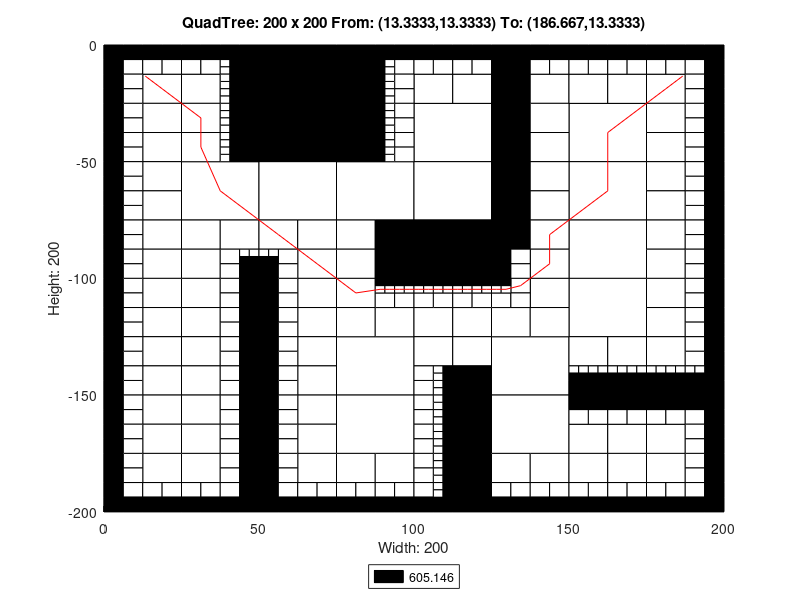

This chart was generated by the following MATLAB code:
axis([0 200 -200 0]);
title('QuadTree: 200 x 200 From: (13.3333,13.3333) To: (186.667,13.3333)');
xlabel('Width: 200');
ylabel('Height: 200');
rectangle('Position',[50 -25 25 25], 'FaceColor',[0 0 0]);
rectangle('Position',[50 -50 25 25], 'FaceColor',[0 0 0]);
rectangle('Position',[25 -75 25 25], 'FaceColor',[1 1 1]);
rectangle('Position',[50 -75 25 25], 'FaceColor',[1 1 1]);
rectangle('Position',[75 -75 25 25], 'FaceColor',[1 1 1]);
rectangle('Position',[100 -50 25 25], 'FaceColor',[1 1 1]);
rectangle('Position',[150 -50 25 25], 'FaceColor',[1 1 1]);
rectangle('Position',[100 -75 25 25], 'FaceColor',[1 1 1]);
rectangle('Position',[100 -100 25 25], 'FaceColor',[0 0 0]);
rectangle('Position',[150 -75 25 25], 'FaceColor',[1 1 1]);
rectangle('Position',[150 -100 25 25], 'FaceColor',[1 1 1]);
rectangle('Position',[75 -150 25 25], 'FaceColor',[1 1 1]);
rectangle('Position',[75 -175 25 25], 'FaceColor',[1 1 1]);
rectangle('Position',[125 -150 25 25], 'FaceColor',[1 1 1]);
rectangle('Position',[150 -125 25 25], 'FaceColor',[1 1 1]);
rectangle('Position',[125 -175 25 25], 'FaceColor',[1 1 1]);
rectangle('Position',[12.5 -25 12.5 12.5], 'FaceColor',[1 1 1]);
rectangle('Position',[25 -25 12.5 12.5], 'FaceColor',[1 1 1]);
rectangle('Position',[12.5 -37.5 12.5 12.5], 'FaceColor',[1 1 1]);
rectangle('Position',[12.5 -50 12.5 12.5], 'FaceColor',[1 1 1]);
rectangle('Position',[25 -37.5 12.5 12.5], 'FaceColor',[1 1 1]);
rectangle('Position',[25 -50 12.5 12.5], 'FaceColor',[1 1 1]);
rectangle('Position',[75 -12.5 12.5 12.5], 'FaceColor',[0 0 0]);
rectangle('Position',[75 -25 12.5 12.5], 'FaceColor',[0 0 0]);
rectangle('Position',[75 -37.5 12.5 12.5], 'FaceColor',[0 0 0]);
rectangle('Position',[75 -50 12.5 12.5], 'FaceColor',[0 0 0]);
rectangle('Position',[12.5 -62.5 12.5 12.5], 'FaceColor',[1 1 1]);
rectangle('Position',[12.5 -75 12.5 12.5], 'FaceColor',[1 1 1]);
rectangle('Position',[12.5 -87.5 12.5 12.5], 'FaceColor',[1 1 1]);
rectangle('Position',[12.5 -100 12.5 12.5], 'FaceColor',[1 1 1]);
rectangle('Position',[25 -87.5 12.5 12.5], 'FaceColor',[1 1 1]);
rectangle('Position',[37.5 -87.5 12.5 12.5], 'FaceColor',[1 1 1]);
rectangle('Position',[25 -100 12.5 12.5], 'FaceColor',[1 1 1]);
rectangle('Position',[50 -87.5 12.5 12.5], 'FaceColor',[1 1 1]);
rectangle('Position',[62.5 -87.5 12.5 12.5], 'FaceColor',[1 1 1]);
rectangle('Position',[62.5 -100 12.5 12.5], 'FaceColor',[1 1 1]);
rectangle('Position',[75 -87.5 12.5 12.5], 'FaceColor',[1 1 1]);
rectangle('Position',[87.5 -87.5 12.5 12.5], 'FaceColor',[0 0 0]);
rectangle('Position',[75 -100 12.5 12.5], 'FaceColor',[1 1 1]);
rectangle('Position',[87.5 -100 12.5 12.5], 'FaceColor',[0 0 0]);
rectangle('Position',[100 -25 12.5 12.5], 'FaceColor',[1 1 1]);
rectangle('Position',[112.5 -25 12.5 12.5], 'FaceColor',[1 1 1]);
rectangle('Position',[125 -12.5 12.5 12.5], 'FaceColor',[0 0 0]);
rectangle('Position',[125 -25 12.5 12.5], 'FaceColor',[0 0 0]);
rectangle('Position',[137.5 -25 12.5 12.5], 'FaceColor',[1 1 1]);
rectangle('Position',[125 -37.5 12.5 12.5], 'FaceColor',[0 0 0]);
rectangle('Position',[137.5 -37.5 12.5 12.5], 'FaceColor',[1 1 1]);
rectangle('Position',[125 -50 12.5 12.5], 'FaceColor',[0 0 0]);
rectangle('Position',[137.5 -50 12.5 12.5], 'FaceColor',[1 1 1]);
rectangle('Position',[150 -25 12.5 12.5], 'FaceColor',[1 1 1]);
rectangle('Position',[162.5 -25 12.5 12.5], 'FaceColor',[1 1 1]);
rectangle('Position',[175 -25 12.5 12.5], 'FaceColor',[1 1 1]);
rectangle('Position',[175 -37.5 12.5 12.5], 'FaceColor',[1 1 1]);
rectangle('Position',[175 -50 12.5 12.5], 'FaceColor',[1 1 1]);
rectangle('Position',[125 -62.5 12.5 12.5], 'FaceColor',[0 0 0]);
rectangle('Position',[137.5 -62.5 12.5 12.5], 'FaceColor',[1 1 1]);
rectangle('Position',[125 -75 12.5 12.5], 'FaceColor',[0 0 0]);
rectangle('Position',[137.5 -75 12.5 12.5], 'FaceColor',[1 1 1]);
rectangle('Position',[125 -87.5 12.5 12.5], 'FaceColor',[0 0 0]);
rectangle('Position',[137.5 -87.5 12.5 12.5], 'FaceColor',[1 1 1]);
rectangle('Position',[137.5 -100 12.5 12.5], 'FaceColor',[1 1 1]);
rectangle('Position',[175 -62.5 12.5 12.5], 'FaceColor',[1 1 1]);
rectangle('Position',[175 -75 12.5 12.5], 'FaceColor',[1 1 1]);
rectangle('Position',[175 -87.5 12.5 12.5], 'FaceColor',[1 1 1]);
rectangle('Position',[175 -100 12.5 12.5], 'FaceColor',[1 1 1]);
rectangle('Position',[12.5 -112.5 12.5 12.5], 'FaceColor',[1 1 1]);
rectangle('Position',[12.5 -125 12.5 12.5], 'FaceColor',[1 1 1]);
rectangle('Position',[25 -112.5 12.5 12.5], 'FaceColor',[1 1 1]);
rectangle('Position',[25 -125 12.5 12.5], 'FaceColor',[1 1 1]);
rectangle('Position',[12.5 -137.5 12.5 12.5], 'FaceColor',[1 1 1]);
rectangle('Position',[12.5 -150 12.5 12.5], 'FaceColor',[1 1 1]);
rectangle('Position',[25 -137.5 12.5 12.5], 'FaceColor',[1 1 1]);
rectangle('Position',[25 -150 12.5 12.5], 'FaceColor',[1 1 1]);
rectangle('Position',[62.5 -112.5 12.5 12.5], 'FaceColor',[1 1 1]);
rectangle('Position',[62.5 -125 12.5 12.5], 'FaceColor',[1 1 1]);
rectangle('Position',[75 -112.5 12.5 12.5], 'FaceColor',[1 1 1]);
rectangle('Position',[75 -125 12.5 12.5], 'FaceColor',[1 1 1]);
rectangle('Position',[87.5 -125 12.5 12.5], 'FaceColor',[1 1 1]);
rectangle('Position',[62.5 -137.5 12.5 12.5], 'FaceColor',[1 1 1]);
rectangle('Position',[62.5 -150 12.5 12.5], 'FaceColor',[1 1 1]);
rectangle('Position',[12.5 -162.5 12.5 12.5], 'FaceColor',[1 1 1]);
rectangle('Position',[12.5 -175 12.5 12.5], 'FaceColor',[1 1 1]);
rectangle('Position',[25 -162.5 12.5 12.5], 'FaceColor',[1 1 1]);
rectangle('Position',[25 -175 12.5 12.5], 'FaceColor',[1 1 1]);
rectangle('Position',[12.5 -187.5 12.5 12.5], 'FaceColor',[1 1 1]);
rectangle('Position',[25 -187.5 12.5 12.5], 'FaceColor',[1 1 1]);
rectangle('Position',[62.5 -162.5 12.5 12.5], 'FaceColor',[1 1 1]);
rectangle('Position',[62.5 -175 12.5 12.5], 'FaceColor',[1 1 1]);
rectangle('Position',[62.5 -187.5 12.5 12.5], 'FaceColor',[1 1 1]);
rectangle('Position',[75 -187.5 12.5 12.5], 'FaceColor',[1 1 1]);
rectangle('Position',[87.5 -187.5 12.5 12.5], 'FaceColor',[1 1 1]);
rectangle('Position',[100 -125 12.5 12.5], 'FaceColor',[1 1 1]);
rectangle('Position',[112.5 -125 12.5 12.5], 'FaceColor',[1 1 1]);
rectangle('Position',[137.5 -112.5 12.5 12.5], 'FaceColor',[1 1 1]);
rectangle('Position',[125 -125 12.5 12.5], 'FaceColor',[1 1 1]);
rectangle('Position',[137.5 -125 12.5 12.5], 'FaceColor',[1 1 1]);
rectangle('Position',[100 -137.5 12.5 12.5], 'FaceColor',[1 1 1]);
rectangle('Position',[112.5 -137.5 12.5 12.5], 'FaceColor',[1 1 1]);
rectangle('Position',[112.5 -150 12.5 12.5], 'FaceColor',[0 0 0]);
rectangle('Position',[175 -112.5 12.5 12.5], 'FaceColor',[1 1 1]);
rectangle('Position',[175 -125 12.5 12.5], 'FaceColor',[1 1 1]);
rectangle('Position',[150 -137.5 12.5 12.5], 'FaceColor',[1 1 1]);
rectangle('Position',[162.5 -137.5 12.5 12.5], 'FaceColor',[1 1 1]);
rectangle('Position',[175 -137.5 12.5 12.5], 'FaceColor',[1 1 1]);
rectangle('Position',[112.5 -162.5 12.5 12.5], 'FaceColor',[0 0 0]);
rectangle('Position',[112.5 -175 12.5 12.5], 'FaceColor',[0 0 0]);
rectangle('Position',[112.5 -187.5 12.5 12.5], 'FaceColor',[0 0 0]);
rectangle('Position',[112.5 -200 12.5 12.5], 'FaceColor',[0 0 0]);
rectangle('Position',[125 -187.5 12.5 12.5], 'FaceColor',[1 1 1]);
rectangle('Position',[137.5 -187.5 12.5 12.5], 'FaceColor',[1 1 1]);
rectangle('Position',[150 -175 12.5 12.5], 'FaceColor',[1 1 1]);
rectangle('Position',[162.5 -175 12.5 12.5], 'FaceColor',[1 1 1]);
rectangle('Position',[175 -175 12.5 12.5], 'FaceColor',[1 1 1]);
rectangle('Position',[150 -187.5 12.5 12.5], 'FaceColor',[1 1 1]);
rectangle('Position',[162.5 -187.5 12.5 12.5], 'FaceColor',[1 1 1]);
rectangle('Position',[175 -187.5 12.5 12.5], 'FaceColor',[1 1 1]);
rectangle('Position',[0 -6.25 6.25 6.25], 'FaceColor',[0 0 0]);
rectangle('Position',[6.25 -6.25 6.25 6.25], 'FaceColor',[0 0 0]);
rectangle('Position',[0 -12.5 6.25 6.25], 'FaceColor',[0 0 0]);
rectangle('Position',[6.25 -12.5 6.25 6.25], 'FaceColor',[1 1 1]);
rectangle('Position',[12.5 -6.25 6.25 6.25], 'FaceColor',[0 0 0]);
rectangle('Position',[18.75 -6.25 6.25 6.25], 'FaceColor',[0 0 0]);
rectangle('Position',[12.5 -12.5 6.25 6.25], 'FaceColor',[1 1 1]);
rectangle('Position',[18.75 -12.5 6.25 6.25], 'FaceColor',[1 1 1]);
rectangle('Position',[0 -18.75 6.25 6.25], 'FaceColor',[0 0 0]);
rectangle('Position',[6.25 -18.75 6.25 6.25], 'FaceColor',[1 1 1]);
rectangle('Position',[0 -25 6.25 6.25], 'FaceColor',[0 0 0]);
rectangle('Position',[6.25 -25 6.25 6.25], 'FaceColor',[1 1 1]);
rectangle('Position',[25 -6.25 6.25 6.25], 'FaceColor',[0 0 0]);
rectangle('Position',[31.25 -6.25 6.25 6.25], 'FaceColor',[0 0 0]);
rectangle('Position',[25 -12.5 6.25 6.25], 'FaceColor',[1 1 1]);
rectangle('Position',[31.25 -12.5 6.25 6.25], 'FaceColor',[1 1 1]);
rectangle('Position',[37.5 -6.25 6.25 6.25], 'FaceColor',[0 0 0]);
rectangle('Position',[43.75 -6.25 6.25 6.25], 'FaceColor',[0 0 0]);
rectangle('Position',[43.75 -12.5 6.25 6.25], 'FaceColor',[0 0 0]);
rectangle('Position',[43.75 -18.75 6.25 6.25], 'FaceColor',[0 0 0]);
rectangle('Position',[43.75 -25 6.25 6.25], 'FaceColor',[0 0 0]);
rectangle('Position',[0 -31.25 6.25 6.25], 'FaceColor',[0 0 0]);
rectangle('Position',[6.25 -31.25 6.25 6.25], 'FaceColor',[1 1 1]);
rectangle('Position',[0 -37.5 6.25 6.25], 'FaceColor',[0 0 0]);
rectangle('Position',[6.25 -37.5 6.25 6.25], 'FaceColor',[1 1 1]);
rectangle('Position',[0 -43.75 6.25 6.25], 'FaceColor',[0 0 0]);
rectangle('Position',[6.25 -43.75 6.25 6.25], 'FaceColor',[1 1 1]);
rectangle('Position',[0 -50 6.25 6.25], 'FaceColor',[0 0 0]);
rectangle('Position',[6.25 -50 6.25 6.25], 'FaceColor',[1 1 1]);
rectangle('Position',[43.75 -31.25 6.25 6.25], 'FaceColor',[0 0 0]);
rectangle('Position',[43.75 -37.5 6.25 6.25], 'FaceColor',[0 0 0]);
rectangle('Position',[43.75 -43.75 6.25 6.25], 'FaceColor',[0 0 0]);
rectangle('Position',[43.75 -50 6.25 6.25], 'FaceColor',[0 0 0]);
rectangle('Position',[87.5 -6.25 6.25 6.25], 'FaceColor',[0 0 0]);
rectangle('Position',[93.75 -6.25 6.25 6.25], 'FaceColor',[0 0 0]);
rectangle('Position',[93.75 -12.5 6.25 6.25], 'FaceColor',[1 1 1]);
rectangle('Position',[93.75 -18.75 6.25 6.25], 'FaceColor',[1 1 1]);
rectangle('Position',[93.75 -25 6.25 6.25], 'FaceColor',[1 1 1]);
rectangle('Position',[93.75 -31.25 6.25 6.25], 'FaceColor',[1 1 1]);
rectangle('Position',[93.75 -37.5 6.25 6.25], 'FaceColor',[1 1 1]);
rectangle('Position',[93.75 -43.75 6.25 6.25], 'FaceColor',[1 1 1]);
rectangle('Position',[93.75 -50 6.25 6.25], 'FaceColor',[1 1 1]);
rectangle('Position',[0 -56.25 6.25 6.25], 'FaceColor',[0 0 0]);
rectangle('Position',[6.25 -56.25 6.25 6.25], 'FaceColor',[1 1 1]);
rectangle('Position',[0 -62.5 6.25 6.25], 'FaceColor',[0 0 0]);
rectangle('Position',[6.25 -62.5 6.25 6.25], 'FaceColor',[1 1 1]);
rectangle('Position',[0 -68.75 6.25 6.25], 'FaceColor',[0 0 0]);
rectangle('Position',[6.25 -68.75 6.25 6.25], 'FaceColor',[1 1 1]);
rectangle('Position',[0 -75 6.25 6.25], 'FaceColor',[0 0 0]);
rectangle('Position',[6.25 -75 6.25 6.25], 'FaceColor',[1 1 1]);
rectangle('Position',[0 -81.25 6.25 6.25], 'FaceColor',[0 0 0]);
rectangle('Position',[6.25 -81.25 6.25 6.25], 'FaceColor',[1 1 1]);
rectangle('Position',[0 -87.5 6.25 6.25], 'FaceColor',[0 0 0]);
rectangle('Position',[6.25 -87.5 6.25 6.25], 'FaceColor',[1 1 1]);
rectangle('Position',[0 -93.75 6.25 6.25], 'FaceColor',[0 0 0]);
rectangle('Position',[6.25 -93.75 6.25 6.25], 'FaceColor',[1 1 1]);
rectangle('Position',[0 -100 6.25 6.25], 'FaceColor',[0 0 0]);
rectangle('Position',[6.25 -100 6.25 6.25], 'FaceColor',[1 1 1]);
rectangle('Position',[37.5 -93.75 6.25 6.25], 'FaceColor',[1 1 1]);
rectangle('Position',[37.5 -100 6.25 6.25], 'FaceColor',[1 1 1]);
rectangle('Position',[43.75 -100 6.25 6.25], 'FaceColor',[0 0 0]);
rectangle('Position',[56.25 -93.75 6.25 6.25], 'FaceColor',[1 1 1]);
rectangle('Position',[50 -100 6.25 6.25], 'FaceColor',[0 0 0]);
rectangle('Position',[56.25 -100 6.25 6.25], 'FaceColor',[1 1 1]);
rectangle('Position',[100 -6.25 6.25 6.25], 'FaceColor',[0 0 0]);
rectangle('Position',[106.25 -6.25 6.25 6.25], 'FaceColor',[0 0 0]);
rectangle('Position',[100 -12.5 6.25 6.25], 'FaceColor',[1 1 1]);
rectangle('Position',[106.25 -12.5 6.25 6.25], 'FaceColor',[1 1 1]);
rectangle('Position',[112.5 -6.25 6.25 6.25], 'FaceColor',[0 0 0]);
rectangle('Position',[118.75 -6.25 6.25 6.25], 'FaceColor',[0 0 0]);
rectangle('Position',[112.5 -12.5 6.25 6.25], 'FaceColor',[1 1 1]);
rectangle('Position',[118.75 -12.5 6.25 6.25], 'FaceColor',[1 1 1]);
rectangle('Position',[137.5 -6.25 6.25 6.25], 'FaceColor',[0 0 0]);
rectangle('Position',[143.75 -6.25 6.25 6.25], 'FaceColor',[0 0 0]);
rectangle('Position',[137.5 -12.5 6.25 6.25], 'FaceColor',[1 1 1]);
rectangle('Position',[143.75 -12.5 6.25 6.25], 'FaceColor',[1 1 1]);
rectangle('Position',[150 -6.25 6.25 6.25], 'FaceColor',[0 0 0]);
rectangle('Position',[156.25 -6.25 6.25 6.25], 'FaceColor',[0 0 0]);
rectangle('Position',[150 -12.5 6.25 6.25], 'FaceColor',[1 1 1]);
rectangle('Position',[156.25 -12.5 6.25 6.25], 'FaceColor',[1 1 1]);
rectangle('Position',[162.5 -6.25 6.25 6.25], 'FaceColor',[0 0 0]);
rectangle('Position',[168.75 -6.25 6.25 6.25], 'FaceColor',[0 0 0]);
rectangle('Position',[162.5 -12.5 6.25 6.25], 'FaceColor',[1 1 1]);
rectangle('Position',[168.75 -12.5 6.25 6.25], 'FaceColor',[1 1 1]);
rectangle('Position',[175 -6.25 6.25 6.25], 'FaceColor',[0 0 0]);
rectangle('Position',[181.25 -6.25 6.25 6.25], 'FaceColor',[0 0 0]);
rectangle('Position',[175 -12.5 6.25 6.25], 'FaceColor',[1 1 1]);
rectangle('Position',[181.25 -12.5 6.25 6.25], 'FaceColor',[1 1 1]);
rectangle('Position',[187.5 -6.25 6.25 6.25], 'FaceColor',[0 0 0]);
rectangle('Position',[193.75 -6.25 6.25 6.25], 'FaceColor',[0 0 0]);
rectangle('Position',[187.5 -12.5 6.25 6.25], 'FaceColor',[1 1 1]);
rectangle('Position',[193.75 -12.5 6.25 6.25], 'FaceColor',[0 0 0]);
rectangle('Position',[187.5 -18.75 6.25 6.25], 'FaceColor',[1 1 1]);
rectangle('Position',[193.75 -18.75 6.25 6.25], 'FaceColor',[0 0 0]);
rectangle('Position',[187.5 -25 6.25 6.25], 'FaceColor',[1 1 1]);
rectangle('Position',[193.75 -25 6.25 6.25], 'FaceColor',[0 0 0]);
rectangle('Position',[187.5 -31.25 6.25 6.25], 'FaceColor',[1 1 1]);
rectangle('Position',[193.75 -31.25 6.25 6.25], 'FaceColor',[0 0 0]);
rectangle('Position',[187.5 -37.5 6.25 6.25], 'FaceColor',[1 1 1]);
rectangle('Position',[193.75 -37.5 6.25 6.25], 'FaceColor',[0 0 0]);
rectangle('Position',[187.5 -43.75 6.25 6.25], 'FaceColor',[1 1 1]);
rectangle('Position',[193.75 -43.75 6.25 6.25], 'FaceColor',[0 0 0]);
rectangle('Position',[187.5 -50 6.25 6.25], 'FaceColor',[1 1 1]);
rectangle('Position',[193.75 -50 6.25 6.25], 'FaceColor',[0 0 0]);
rectangle('Position',[125 -93.75 6.25 6.25], 'FaceColor',[0 0 0]);
rectangle('Position',[131.25 -93.75 6.25 6.25], 'FaceColor',[1 1 1]);
rectangle('Position',[125 -100 6.25 6.25], 'FaceColor',[0 0 0]);
rectangle('Position',[131.25 -100 6.25 6.25], 'FaceColor',[1 1 1]);
rectangle('Position',[187.5 -56.25 6.25 6.25], 'FaceColor',[1 1 1]);
rectangle('Position',[193.75 -56.25 6.25 6.25], 'FaceColor',[0 0 0]);
rectangle('Position',[187.5 -62.5 6.25 6.25], 'FaceColor',[1 1 1]);
rectangle('Position',[193.75 -62.5 6.25 6.25], 'FaceColor',[0 0 0]);
rectangle('Position',[187.5 -68.75 6.25 6.25], 'FaceColor',[1 1 1]);
rectangle('Position',[193.75 -68.75 6.25 6.25], 'FaceColor',[0 0 0]);
rectangle('Position',[187.5 -75 6.25 6.25], 'FaceColor',[1 1 1]);
rectangle('Position',[193.75 -75 6.25 6.25], 'FaceColor',[0 0 0]);
rectangle('Position',[187.5 -81.25 6.25 6.25], 'FaceColor',[1 1 1]);
rectangle('Position',[193.75 -81.25 6.25 6.25], 'FaceColor',[0 0 0]);
rectangle('Position',[187.5 -87.5 6.25 6.25], 'FaceColor',[1 1 1]);
rectangle('Position',[193.75 -87.5 6.25 6.25], 'FaceColor',[0 0 0]);
rectangle('Position',[187.5 -93.75 6.25 6.25], 'FaceColor',[1 1 1]);
rectangle('Position',[193.75 -93.75 6.25 6.25], 'FaceColor',[0 0 0]);
rectangle('Position',[187.5 -100 6.25 6.25], 'FaceColor',[1 1 1]);
rectangle('Position',[193.75 -100 6.25 6.25], 'FaceColor',[0 0 0]);
rectangle('Position',[0 -106.25 6.25 6.25], 'FaceColor',[0 0 0]);
rectangle('Position',[6.25 -106.25 6.25 6.25], 'FaceColor',[1 1 1]);
rectangle('Position',[0 -112.5 6.25 6.25], 'FaceColor',[0 0 0]);
rectangle('Position',[6.25 -112.5 6.25 6.25], 'FaceColor',[1 1 1]);
rectangle('Position',[0 -118.75 6.25 6.25], 'FaceColor',[0 0 0]);
rectangle('Position',[6.25 -118.75 6.25 6.25], 'FaceColor',[1 1 1]);
rectangle('Position',[0 -125 6.25 6.25], 'FaceColor',[0 0 0]);
rectangle('Position',[6.25 -125 6.25 6.25], 'FaceColor',[1 1 1]);
rectangle('Position',[37.5 -106.25 6.25 6.25], 'FaceColor',[1 1 1]);
rectangle('Position',[43.75 -106.25 6.25 6.25], 'FaceColor',[0 0 0]);
rectangle('Position',[37.5 -112.5 6.25 6.25], 'FaceColor',[1 1 1]);
rectangle('Position',[43.75 -112.5 6.25 6.25], 'FaceColor',[0 0 0]);
rectangle('Position',[37.5 -118.75 6.25 6.25], 'FaceColor',[1 1 1]);
rectangle('Position',[43.75 -118.75 6.25 6.25], 'FaceColor',[0 0 0]);
rectangle('Position',[37.5 -125 6.25 6.25], 'FaceColor',[1 1 1]);
rectangle('Position',[43.75 -125 6.25 6.25], 'FaceColor',[0 0 0]);
rectangle('Position',[0 -131.25 6.25 6.25], 'FaceColor',[0 0 0]);
rectangle('Position',[6.25 -131.25 6.25 6.25], 'FaceColor',[1 1 1]);
rectangle('Position',[0 -137.5 6.25 6.25], 'FaceColor',[0 0 0]);
rectangle('Position',[6.25 -137.5 6.25 6.25], 'FaceColor',[1 1 1]);
rectangle('Position',[0 -143.75 6.25 6.25], 'FaceColor',[0 0 0]);
rectangle('Position',[6.25 -143.75 6.25 6.25], 'FaceColor',[1 1 1]);
rectangle('Position',[0 -150 6.25 6.25], 'FaceColor',[0 0 0]);
rectangle('Position',[6.25 -150 6.25 6.25], 'FaceColor',[1 1 1]);
rectangle('Position',[37.5 -131.25 6.25 6.25], 'FaceColor',[1 1 1]);
rectangle('Position',[43.75 -131.25 6.25 6.25], 'FaceColor',[0 0 0]);
rectangle('Position',[37.5 -137.5 6.25 6.25], 'FaceColor',[1 1 1]);
rectangle('Position',[43.75 -137.5 6.25 6.25], 'FaceColor',[0 0 0]);
rectangle('Position',[37.5 -143.75 6.25 6.25], 'FaceColor',[1 1 1]);
rectangle('Position',[43.75 -143.75 6.25 6.25], 'FaceColor',[0 0 0]);
rectangle('Position',[37.5 -150 6.25 6.25], 'FaceColor',[1 1 1]);
rectangle('Position',[43.75 -150 6.25 6.25], 'FaceColor',[0 0 0]);
rectangle('Position',[50 -106.25 6.25 6.25], 'FaceColor',[0 0 0]);
rectangle('Position',[56.25 -106.25 6.25 6.25], 'FaceColor',[1 1 1]);
rectangle('Position',[50 -112.5 6.25 6.25], 'FaceColor',[0 0 0]);
rectangle('Position',[56.25 -112.5 6.25 6.25], 'FaceColor',[1 1 1]);
rectangle('Position',[50 -118.75 6.25 6.25], 'FaceColor',[0 0 0]);
rectangle('Position',[56.25 -118.75 6.25 6.25], 'FaceColor',[1 1 1]);
rectangle('Position',[50 -125 6.25 6.25], 'FaceColor',[0 0 0]);
rectangle('Position',[56.25 -125 6.25 6.25], 'FaceColor',[1 1 1]);
rectangle('Position',[87.5 -112.5 6.25 6.25], 'FaceColor',[1 1 1]);
rectangle('Position',[93.75 -112.5 6.25 6.25], 'FaceColor',[1 1 1]);
rectangle('Position',[50 -131.25 6.25 6.25], 'FaceColor',[0 0 0]);
rectangle('Position',[56.25 -131.25 6.25 6.25], 'FaceColor',[1 1 1]);
rectangle('Position',[50 -137.5 6.25 6.25], 'FaceColor',[0 0 0]);
rectangle('Position',[56.25 -137.5 6.25 6.25], 'FaceColor',[1 1 1]);
rectangle('Position',[50 -143.75 6.25 6.25], 'FaceColor',[0 0 0]);
rectangle('Position',[56.25 -143.75 6.25 6.25], 'FaceColor',[1 1 1]);
rectangle('Position',[50 -150 6.25 6.25], 'FaceColor',[0 0 0]);
rectangle('Position',[56.25 -150 6.25 6.25], 'FaceColor',[1 1 1]);
rectangle('Position',[0 -156.25 6.25 6.25], 'FaceColor',[0 0 0]);
rectangle('Position',[6.25 -156.25 6.25 6.25], 'FaceColor',[1 1 1]);
rectangle('Position',[0 -162.5 6.25 6.25], 'FaceColor',[0 0 0]);
rectangle('Position',[6.25 -162.5 6.25 6.25], 'FaceColor',[1 1 1]);
rectangle('Position',[0 -168.75 6.25 6.25], 'FaceColor',[0 0 0]);
rectangle('Position',[6.25 -168.75 6.25 6.25], 'FaceColor',[1 1 1]);
rectangle('Position',[0 -175 6.25 6.25], 'FaceColor',[0 0 0]);
rectangle('Position',[6.25 -175 6.25 6.25], 'FaceColor',[1 1 1]);
rectangle('Position',[37.5 -156.25 6.25 6.25], 'FaceColor',[1 1 1]);
rectangle('Position',[43.75 -156.25 6.25 6.25], 'FaceColor',[0 0 0]);
rectangle('Position',[37.5 -162.5 6.25 6.25], 'FaceColor',[1 1 1]);
rectangle('Position',[43.75 -162.5 6.25 6.25], 'FaceColor',[0 0 0]);
rectangle('Position',[37.5 -168.75 6.25 6.25], 'FaceColor',[1 1 1]);
rectangle('Position',[43.75 -168.75 6.25 6.25], 'FaceColor',[0 0 0]);
rectangle('Position',[37.5 -175 6.25 6.25], 'FaceColor',[1 1 1]);
rectangle('Position',[43.75 -175 6.25 6.25], 'FaceColor',[0 0 0]);
rectangle('Position',[0 -181.25 6.25 6.25], 'FaceColor',[0 0 0]);
rectangle('Position',[6.25 -181.25 6.25 6.25], 'FaceColor',[1 1 1]);
rectangle('Position',[0 -187.5 6.25 6.25], 'FaceColor',[0 0 0]);
rectangle('Position',[6.25 -187.5 6.25 6.25], 'FaceColor',[1 1 1]);
rectangle('Position',[0 -193.75 6.25 6.25], 'FaceColor',[0 0 0]);
rectangle('Position',[6.25 -193.75 6.25 6.25], 'FaceColor',[1 1 1]);
rectangle('Position',[0 -200 6.25 6.25], 'FaceColor',[0 0 0]);
rectangle('Position',[6.25 -200 6.25 6.25], 'FaceColor',[0 0 0]);
rectangle('Position',[12.5 -193.75 6.25 6.25], 'FaceColor',[1 1 1]);
rectangle('Position',[18.75 -193.75 6.25 6.25], 'FaceColor',[1 1 1]);
rectangle('Position',[12.5 -200 6.25 6.25], 'FaceColor',[0 0 0]);
rectangle('Position',[18.75 -200 6.25 6.25], 'FaceColor',[0 0 0]);
rectangle('Position',[37.5 -181.25 6.25 6.25], 'FaceColor',[1 1 1]);
rectangle('Position',[43.75 -181.25 6.25 6.25], 'FaceColor',[0 0 0]);
rectangle('Position',[37.5 -187.5 6.25 6.25], 'FaceColor',[1 1 1]);
rectangle('Position',[43.75 -187.5 6.25 6.25], 'FaceColor',[0 0 0]);
rectangle('Position',[25 -193.75 6.25 6.25], 'FaceColor',[1 1 1]);
rectangle('Position',[31.25 -193.75 6.25 6.25], 'FaceColor',[1 1 1]);
rectangle('Position',[25 -200 6.25 6.25], 'FaceColor',[0 0 0]);
rectangle('Position',[31.25 -200 6.25 6.25], 'FaceColor',[0 0 0]);
rectangle('Position',[37.5 -193.75 6.25 6.25], 'FaceColor',[1 1 1]);
rectangle('Position',[43.75 -193.75 6.25 6.25], 'FaceColor',[0 0 0]);
rectangle('Position',[37.5 -200 6.25 6.25], 'FaceColor',[0 0 0]);
rectangle('Position',[43.75 -200 6.25 6.25], 'FaceColor',[0 0 0]);
rectangle('Position',[50 -156.25 6.25 6.25], 'FaceColor',[0 0 0]);
rectangle('Position',[56.25 -156.25 6.25 6.25], 'FaceColor',[1 1 1]);
rectangle('Position',[50 -162.5 6.25 6.25], 'FaceColor',[0 0 0]);
rectangle('Position',[56.25 -162.5 6.25 6.25], 'FaceColor',[1 1 1]);
rectangle('Position',[50 -168.75 6.25 6.25], 'FaceColor',[0 0 0]);
rectangle('Position',[56.25 -168.75 6.25 6.25], 'FaceColor',[1 1 1]);
rectangle('Position',[50 -175 6.25 6.25], 'FaceColor',[0 0 0]);
rectangle('Position',[56.25 -175 6.25 6.25], 'FaceColor',[1 1 1]);
rectangle('Position',[50 -181.25 6.25 6.25], 'FaceColor',[0 0 0]);
rectangle('Position',[56.25 -181.25 6.25 6.25], 'FaceColor',[1 1 1]);
rectangle('Position',[50 -187.5 6.25 6.25], 'FaceColor',[0 0 0]);
rectangle('Position',[56.25 -187.5 6.25 6.25], 'FaceColor',[1 1 1]);
rectangle('Position',[50 -193.75 6.25 6.25], 'FaceColor',[0 0 0]);
rectangle('Position',[56.25 -193.75 6.25 6.25], 'FaceColor',[1 1 1]);
rectangle('Position',[50 -200 6.25 6.25], 'FaceColor',[0 0 0]);
rectangle('Position',[56.25 -200 6.25 6.25], 'FaceColor',[0 0 0]);
rectangle('Position',[62.5 -193.75 6.25 6.25], 'FaceColor',[1 1 1]);
rectangle('Position',[68.75 -193.75 6.25 6.25], 'FaceColor',[1 1 1]);
rectangle('Position',[62.5 -200 6.25 6.25], 'FaceColor',[0 0 0]);
rectangle('Position',[68.75 -200 6.25 6.25], 'FaceColor',[0 0 0]);
rectangle('Position',[75 -193.75 6.25 6.25], 'FaceColor',[1 1 1]);
rectangle('Position',[81.25 -193.75 6.25 6.25], 'FaceColor',[1 1 1]);
rectangle('Position',[75 -200 6.25 6.25], 'FaceColor',[0 0 0]);
rectangle('Position',[81.25 -200 6.25 6.25], 'FaceColor',[0 0 0]);
rectangle('Position',[87.5 -193.75 6.25 6.25], 'FaceColor',[1 1 1]);
rectangle('Position',[93.75 -193.75 6.25 6.25], 'FaceColor',[1 1 1]);
rectangle('Position',[87.5 -200 6.25 6.25], 'FaceColor',[0 0 0]);
rectangle('Position',[93.75 -200 6.25 6.25], 'FaceColor',[0 0 0]);
rectangle('Position',[100 -112.5 6.25 6.25], 'FaceColor',[1 1 1]);
rectangle('Position',[106.25 -112.5 6.25 6.25], 'FaceColor',[1 1 1]);
rectangle('Position',[112.5 -112.5 6.25 6.25], 'FaceColor',[1 1 1]);
rectangle('Position',[118.75 -112.5 6.25 6.25], 'FaceColor',[1 1 1]);
rectangle('Position',[131.25 -106.25 6.25 6.25], 'FaceColor',[1 1 1]);
rectangle('Position',[125 -112.5 6.25 6.25], 'FaceColor',[1 1 1]);
rectangle('Position',[131.25 -112.5 6.25 6.25], 'FaceColor',[1 1 1]);
rectangle('Position',[100 -143.75 6.25 6.25], 'FaceColor',[1 1 1]);
rectangle('Position',[100 -150 6.25 6.25], 'FaceColor',[1 1 1]);
rectangle('Position',[187.5 -106.25 6.25 6.25], 'FaceColor',[1 1 1]);
rectangle('Position',[193.75 -106.25 6.25 6.25], 'FaceColor',[0 0 0]);
rectangle('Position',[187.5 -112.5 6.25 6.25], 'FaceColor',[1 1 1]);
rectangle('Position',[193.75 -112.5 6.25 6.25], 'FaceColor',[0 0 0]);
rectangle('Position',[187.5 -118.75 6.25 6.25], 'FaceColor',[1 1 1]);
rectangle('Position',[193.75 -118.75 6.25 6.25], 'FaceColor',[0 0 0]);
rectangle('Position',[187.5 -125 6.25 6.25], 'FaceColor',[1 1 1]);
rectangle('Position',[193.75 -125 6.25 6.25], 'FaceColor',[0 0 0]);
rectangle('Position',[150 -150 6.25 6.25], 'FaceColor',[0 0 0]);
rectangle('Position',[156.25 -150 6.25 6.25], 'FaceColor',[0 0 0]);
rectangle('Position',[162.5 -150 6.25 6.25], 'FaceColor',[0 0 0]);
rectangle('Position',[168.75 -150 6.25 6.25], 'FaceColor',[0 0 0]);
rectangle('Position',[187.5 -131.25 6.25 6.25], 'FaceColor',[1 1 1]);
rectangle('Position',[193.75 -131.25 6.25 6.25], 'FaceColor',[0 0 0]);
rectangle('Position',[187.5 -137.5 6.25 6.25], 'FaceColor',[1 1 1]);
rectangle('Position',[193.75 -137.5 6.25 6.25], 'FaceColor',[0 0 0]);
rectangle('Position',[175 -150 6.25 6.25], 'FaceColor',[0 0 0]);
rectangle('Position',[181.25 -150 6.25 6.25], 'FaceColor',[0 0 0]);
rectangle('Position',[193.75 -143.75 6.25 6.25], 'FaceColor',[0 0 0]);
rectangle('Position',[187.5 -150 6.25 6.25], 'FaceColor',[0 0 0]);
rectangle('Position',[193.75 -150 6.25 6.25], 'FaceColor',[0 0 0]);
rectangle('Position',[100 -156.25 6.25 6.25], 'FaceColor',[1 1 1]);
rectangle('Position',[100 -162.5 6.25 6.25], 'FaceColor',[1 1 1]);
rectangle('Position',[100 -168.75 6.25 6.25], 'FaceColor',[1 1 1]);
rectangle('Position',[100 -175 6.25 6.25], 'FaceColor',[1 1 1]);
rectangle('Position',[100 -181.25 6.25 6.25], 'FaceColor',[1 1 1]);
rectangle('Position',[100 -187.5 6.25 6.25], 'FaceColor',[1 1 1]);
rectangle('Position',[100 -193.75 6.25 6.25], 'FaceColor',[1 1 1]);
rectangle('Position',[100 -200 6.25 6.25], 'FaceColor',[0 0 0]);
rectangle('Position',[106.25 -200 6.25 6.25], 'FaceColor',[0 0 0]);
rectangle('Position',[125 -193.75 6.25 6.25], 'FaceColor',[1 1 1]);
rectangle('Position',[131.25 -193.75 6.25 6.25], 'FaceColor',[1 1 1]);
rectangle('Position',[125 -200 6.25 6.25], 'FaceColor',[0 0 0]);
rectangle('Position',[131.25 -200 6.25 6.25], 'FaceColor',[0 0 0]);
rectangle('Position',[137.5 -193.75 6.25 6.25], 'FaceColor',[1 1 1]);
rectangle('Position',[143.75 -193.75 6.25 6.25], 'FaceColor',[1 1 1]);
rectangle('Position',[137.5 -200 6.25 6.25], 'FaceColor',[0 0 0]);
rectangle('Position',[143.75 -200 6.25 6.25], 'FaceColor',[0 0 0]);
rectangle('Position',[150 -156.25 6.25 6.25], 'FaceColor',[0 0 0]);
rectangle('Position',[156.25 -156.25 6.25 6.25], 'FaceColor',[0 0 0]);
rectangle('Position',[150 -162.5 6.25 6.25], 'FaceColor',[1 1 1]);
rectangle('Position',[156.25 -162.5 6.25 6.25], 'FaceColor',[1 1 1]);
rectangle('Position',[162.5 -156.25 6.25 6.25], 'FaceColor',[0 0 0]);
rectangle('Position',[168.75 -156.25 6.25 6.25], 'FaceColor',[0 0 0]);
rectangle('Position',[162.5 -162.5 6.25 6.25], 'FaceColor',[1 1 1]);
rectangle('Position',[168.75 -162.5 6.25 6.25], 'FaceColor',[1 1 1]);
rectangle('Position',[175 -156.25 6.25 6.25], 'FaceColor',[0 0 0]);
rectangle('Position',[181.25 -156.25 6.25 6.25], 'FaceColor',[0 0 0]);
rectangle('Position',[175 -162.5 6.25 6.25], 'FaceColor',[1 1 1]);
rectangle('Position',[181.25 -162.5 6.25 6.25], 'FaceColor',[1 1 1]);
rectangle('Position',[187.5 -156.25 6.25 6.25], 'FaceColor',[0 0 0]);
rectangle('Position',[193.75 -156.25 6.25 6.25], 'FaceColor',[0 0 0]);
rectangle('Position',[187.5 -162.5 6.25 6.25], 'FaceColor',[1 1 1]);
rectangle('Position',[193.75 -162.5 6.25 6.25], 'FaceColor',[0 0 0]);
rectangle('Position',[187.5 -168.75 6.25 6.25], 'FaceColor',[1 1 1]);
rectangle('Position',[193.75 -168.75 6.25 6.25], 'FaceColor',[0 0 0]);
rectangle('Position',[187.5 -175 6.25 6.25], 'FaceColor',[1 1 1]);
rectangle('Position',[193.75 -175 6.25 6.25], 'FaceColor',[0 0 0]);
rectangle('Position',[150 -193.75 6.25 6.25], 'FaceColor',[1 1 1]);
rectangle('Position',[156.25 -193.75 6.25 6.25], 'FaceColor',[1 1 1]);
rectangle('Position',[150 -200 6.25 6.25], 'FaceColor',[0 0 0]);
rectangle('Position',[156.25 -200 6.25 6.25], 'FaceColor',[0 0 0]);
rectangle('Position',[162.5 -193.75 6.25 6.25], 'FaceColor',[1 1 1]);
rectangle('Position',[168.75 -193.75 6.25 6.25], 'FaceColor',[1 1 1]);
rectangle('Position',[162.5 -200 6.25 6.25], 'FaceColor',[0 0 0]);
rectangle('Position',[168.75 -200 6.25 6.25], 'FaceColor',[0 0 0]);
rectangle('Position',[187.5 -181.25 6.25 6.25], 'FaceColor',[1 1 1]);
rectangle('Position',[193.75 -181.25 6.25 6.25], 'FaceColor',[0 0 0]);
rectangle('Position',[187.5 -187.5 6.25 6.25], 'FaceColor',[1 1 1]);
rectangle('Position',[193.75 -187.5 6.25 6.25], 'FaceColor',[0 0 0]);
rectangle('Position',[175 -193.75 6.25 6.25], 'FaceColor',[1 1 1]);
rectangle('Position',[181.25 -193.75 6.25 6.25], 'FaceColor',[1 1 1]);
rectangle('Position',[175 -200 6.25 6.25], 'FaceColor',[0 0 0]);
rectangle('Position',[181.25 -200 6.25 6.25], 'FaceColor',[0 0 0]);
rectangle('Position',[187.5 -193.75 6.25 6.25], 'FaceColor',[1 1 1]);
rectangle('Position',[193.75 -193.75 6.25 6.25], 'FaceColor',[0 0 0]);
rectangle('Position',[187.5 -200 6.25 6.25], 'FaceColor',[0 0 0]);
rectangle('Position',[193.75 -200 6.25 6.25], 'FaceColor',[0 0 0]);
rectangle('Position',[37.5 -9.375 3.125 3.125], 'FaceColor',[1 1 1]);
rectangle('Position',[40.625 -9.375 3.125 3.125], 'FaceColor',[0 0 0]);
rectangle('Position',[37.5 -12.5 3.125 3.125], 'FaceColor',[1 1 1]);
rectangle('Position',[40.625 -12.5 3.125 3.125], 'FaceColor',[0 0 0]);
rectangle('Position',[37.5 -15.625 3.125 3.125], 'FaceColor',[1 1 1]);
rectangle('Position',[40.625 -15.625 3.125 3.125], 'FaceColor',[0 0 0]);
rectangle('Position',[37.5 -18.75 3.125 3.125], 'FaceColor',[1 1 1]);
rectangle('Position',[40.625 -18.75 3.125 3.125], 'FaceColor',[0 0 0]);
rectangle('Position',[37.5 -21.875 3.125 3.125], 'FaceColor',[1 1 1]);
rectangle('Position',[40.625 -21.875 3.125 3.125], 'FaceColor',[0 0 0]);
rectangle('Position',[37.5 -25 3.125 3.125], 'FaceColor',[1 1 1]);
rectangle('Position',[40.625 -25 3.125 3.125], 'FaceColor',[0 0 0]);
rectangle('Position',[37.5 -28.125 3.125 3.125], 'FaceColor',[1 1 1]);
rectangle('Position',[40.625 -28.125 3.125 3.125], 'FaceColor',[0 0 0]);
rectangle('Position',[37.5 -31.25 3.125 3.125], 'FaceColor',[1 1 1]);
rectangle('Position',[40.625 -31.25 3.125 3.125], 'FaceColor',[0 0 0]);
rectangle('Position',[37.5 -34.375 3.125 3.125], 'FaceColor',[1 1 1]);
rectangle('Position',[40.625 -34.375 3.125 3.125], 'FaceColor',[0 0 0]);
rectangle('Position',[37.5 -37.5 3.125 3.125], 'FaceColor',[1 1 1]);
rectangle('Position',[40.625 -37.5 3.125 3.125], 'FaceColor',[0 0 0]);
rectangle('Position',[37.5 -40.625 3.125 3.125], 'FaceColor',[1 1 1]);
rectangle('Position',[40.625 -40.625 3.125 3.125], 'FaceColor',[0 0 0]);
rectangle('Position',[37.5 -43.75 3.125 3.125], 'FaceColor',[1 1 1]);
rectangle('Position',[40.625 -43.75 3.125 3.125], 'FaceColor',[0 0 0]);
rectangle('Position',[37.5 -46.875 3.125 3.125], 'FaceColor',[1 1 1]);
rectangle('Position',[40.625 -46.875 3.125 3.125], 'FaceColor',[0 0 0]);
rectangle('Position',[37.5 -50 3.125 3.125], 'FaceColor',[1 1 1]);
rectangle('Position',[40.625 -50 3.125 3.125], 'FaceColor',[0 0 0]);
rectangle('Position',[87.5 -9.375 3.125 3.125], 'FaceColor',[0 0 0]);
rectangle('Position',[90.625 -9.375 3.125 3.125], 'FaceColor',[1 1 1]);
rectangle('Position',[87.5 -12.5 3.125 3.125], 'FaceColor',[0 0 0]);
rectangle('Position',[90.625 -12.5 3.125 3.125], 'FaceColor',[1 1 1]);
rectangle('Position',[87.5 -15.625 3.125 3.125], 'FaceColor',[0 0 0]);
rectangle('Position',[90.625 -15.625 3.125 3.125], 'FaceColor',[1 1 1]);
rectangle('Position',[87.5 -18.75 3.125 3.125], 'FaceColor',[0 0 0]);
rectangle('Position',[90.625 -18.75 3.125 3.125], 'FaceColor',[1 1 1]);
rectangle('Position',[87.5 -21.875 3.125 3.125], 'FaceColor',[0 0 0]);
rectangle('Position',[90.625 -21.875 3.125 3.125], 'FaceColor',[1 1 1]);
rectangle('Position',[87.5 -25 3.125 3.125], 'FaceColor',[0 0 0]);
rectangle('Position',[90.625 -25 3.125 3.125], 'FaceColor',[1 1 1]);
rectangle('Position',[87.5 -28.125 3.125 3.125], 'FaceColor',[0 0 0]);
rectangle('Position',[90.625 -28.125 3.125 3.125], 'FaceColor',[1 1 1]);
rectangle('Position',[87.5 -31.25 3.125 3.125], 'FaceColor',[0 0 0]);
rectangle('Position',[90.625 -31.25 3.125 3.125], 'FaceColor',[1 1 1]);
rectangle('Position',[87.5 -34.375 3.125 3.125], 'FaceColor',[0 0 0]);
rectangle('Position',[90.625 -34.375 3.125 3.125], 'FaceColor',[1 1 1]);
rectangle('Position',[87.5 -37.5 3.125 3.125], 'FaceColor',[0 0 0]);
rectangle('Position',[90.625 -37.5 3.125 3.125], 'FaceColor',[1 1 1]);
rectangle('Position',[87.5 -40.625 3.125 3.125], 'FaceColor',[0 0 0]);
rectangle('Position',[90.625 -40.625 3.125 3.125], 'FaceColor',[1 1 1]);
rectangle('Position',[87.5 -43.75 3.125 3.125], 'FaceColor',[0 0 0]);
rectangle('Position',[90.625 -43.75 3.125 3.125], 'FaceColor',[1 1 1]);
rectangle('Position',[87.5 -46.875 3.125 3.125], 'FaceColor',[0 0 0]);
rectangle('Position',[90.625 -46.875 3.125 3.125], 'FaceColor',[1 1 1]);
rectangle('Position',[87.5 -50 3.125 3.125], 'FaceColor',[0 0 0]);
rectangle('Position',[90.625 -50 3.125 3.125], 'FaceColor',[1 1 1]);
rectangle('Position',[43.75 -90.625 3.125 3.125], 'FaceColor',[1 1 1]);
rectangle('Position',[46.875 -90.625 3.125 3.125], 'FaceColor',[1 1 1]);
rectangle('Position',[43.75 -93.75 3.125 3.125], 'FaceColor',[0 0 0]);
rectangle('Position',[46.875 -93.75 3.125 3.125], 'FaceColor',[0 0 0]);
rectangle('Position',[50 -90.625 3.125 3.125], 'FaceColor',[1 1 1]);
rectangle('Position',[53.125 -90.625 3.125 3.125], 'FaceColor',[1 1 1]);
rectangle('Position',[50 -93.75 3.125 3.125], 'FaceColor',[0 0 0]);
rectangle('Position',[53.125 -93.75 3.125 3.125], 'FaceColor',[0 0 0]);
rectangle('Position',[87.5 -103.125 3.125 3.125], 'FaceColor',[0 0 0]);
rectangle('Position',[90.625 -103.125 3.125 3.125], 'FaceColor',[0 0 0]);
rectangle('Position',[87.5 -106.25 3.125 3.125], 'FaceColor',[1 1 1]);
rectangle('Position',[90.625 -106.25 3.125 3.125], 'FaceColor',[1 1 1]);
rectangle('Position',[93.75 -103.125 3.125 3.125], 'FaceColor',[0 0 0]);
rectangle('Position',[96.875 -103.125 3.125 3.125], 'FaceColor',[0 0 0]);
rectangle('Position',[93.75 -106.25 3.125 3.125], 'FaceColor',[1 1 1]);
rectangle('Position',[96.875 -106.25 3.125 3.125], 'FaceColor',[1 1 1]);
rectangle('Position',[100 -103.125 3.125 3.125], 'FaceColor',[0 0 0]);
rectangle('Position',[103.125 -103.125 3.125 3.125], 'FaceColor',[0 0 0]);
rectangle('Position',[100 -106.25 3.125 3.125], 'FaceColor',[1 1 1]);
rectangle('Position',[103.125 -106.25 3.125 3.125], 'FaceColor',[1 1 1]);
rectangle('Position',[106.25 -103.125 3.125 3.125], 'FaceColor',[0 0 0]);
rectangle('Position',[109.375 -103.125 3.125 3.125], 'FaceColor',[0 0 0]);
rectangle('Position',[106.25 -106.25 3.125 3.125], 'FaceColor',[1 1 1]);
rectangle('Position',[109.375 -106.25 3.125 3.125], 'FaceColor',[1 1 1]);
rectangle('Position',[112.5 -103.125 3.125 3.125], 'FaceColor',[0 0 0]);
rectangle('Position',[115.625 -103.125 3.125 3.125], 'FaceColor',[0 0 0]);
rectangle('Position',[112.5 -106.25 3.125 3.125], 'FaceColor',[1 1 1]);
rectangle('Position',[115.625 -106.25 3.125 3.125], 'FaceColor',[1 1 1]);
rectangle('Position',[118.75 -103.125 3.125 3.125], 'FaceColor',[0 0 0]);
rectangle('Position',[121.875 -103.125 3.125 3.125], 'FaceColor',[0 0 0]);
rectangle('Position',[118.75 -106.25 3.125 3.125], 'FaceColor',[1 1 1]);
rectangle('Position',[121.875 -106.25 3.125 3.125], 'FaceColor',[1 1 1]);
rectangle('Position',[125 -103.125 3.125 3.125], 'FaceColor',[0 0 0]);
rectangle('Position',[128.125 -103.125 3.125 3.125], 'FaceColor',[0 0 0]);
rectangle('Position',[125 -106.25 3.125 3.125], 'FaceColor',[1 1 1]);
rectangle('Position',[128.125 -106.25 3.125 3.125], 'FaceColor',[1 1 1]);
rectangle('Position',[106.25 -140.625 3.125 3.125], 'FaceColor',[1 1 1]);
rectangle('Position',[109.375 -140.625 3.125 3.125], 'FaceColor',[0 0 0]);
rectangle('Position',[106.25 -143.75 3.125 3.125], 'FaceColor',[1 1 1]);
rectangle('Position',[109.375 -143.75 3.125 3.125], 'FaceColor',[0 0 0]);
rectangle('Position',[106.25 -146.875 3.125 3.125], 'FaceColor',[1 1 1]);
rectangle('Position',[109.375 -146.875 3.125 3.125], 'FaceColor',[0 0 0]);
rectangle('Position',[106.25 -150 3.125 3.125], 'FaceColor',[1 1 1]);
rectangle('Position',[109.375 -150 3.125 3.125], 'FaceColor',[0 0 0]);
rectangle('Position',[150 -140.625 3.125 3.125], 'FaceColor',[1 1 1]);
rectangle('Position',[153.125 -140.625 3.125 3.125], 'FaceColor',[1 1 1]);
rectangle('Position',[150 -143.75 3.125 3.125], 'FaceColor',[0 0 0]);
rectangle('Position',[153.125 -143.75 3.125 3.125], 'FaceColor',[0 0 0]);
rectangle('Position',[156.25 -140.625 3.125 3.125], 'FaceColor',[1 1 1]);
rectangle('Position',[159.375 -140.625 3.125 3.125], 'FaceColor',[1 1 1]);
rectangle('Position',[156.25 -143.75 3.125 3.125], 'FaceColor',[0 0 0]);
rectangle('Position',[159.375 -143.75 3.125 3.125], 'FaceColor',[0 0 0]);
rectangle('Position',[162.5 -140.625 3.125 3.125], 'FaceColor',[1 1 1]);
rectangle('Position',[165.625 -140.625 3.125 3.125], 'FaceColor',[1 1 1]);
rectangle('Position',[162.5 -143.75 3.125 3.125], 'FaceColor',[0 0 0]);
rectangle('Position',[165.625 -143.75 3.125 3.125], 'FaceColor',[0 0 0]);
rectangle('Position',[168.75 -140.625 3.125 3.125], 'FaceColor',[1 1 1]);
rectangle('Position',[171.875 -140.625 3.125 3.125], 'FaceColor',[1 1 1]);
rectangle('Position',[168.75 -143.75 3.125 3.125], 'FaceColor',[0 0 0]);
rectangle('Position',[171.875 -143.75 3.125 3.125], 'FaceColor',[0 0 0]);
rectangle('Position',[175 -140.625 3.125 3.125], 'FaceColor',[1 1 1]);
rectangle('Position',[178.125 -140.625 3.125 3.125], 'FaceColor',[1 1 1]);
rectangle('Position',[175 -143.75 3.125 3.125], 'FaceColor',[0 0 0]);
rectangle('Position',[178.125 -143.75 3.125 3.125], 'FaceColor',[0 0 0]);
rectangle('Position',[181.25 -140.625 3.125 3.125], 'FaceColor',[1 1 1]);
rectangle('Position',[184.375 -140.625 3.125 3.125], 'FaceColor',[1 1 1]);
rectangle('Position',[181.25 -143.75 3.125 3.125], 'FaceColor',[0 0 0]);
rectangle('Position',[184.375 -143.75 3.125 3.125], 'FaceColor',[0 0 0]);
rectangle('Position',[187.5 -140.625 3.125 3.125], 'FaceColor',[1 1 1]);
rectangle('Position',[190.625 -140.625 3.125 3.125], 'FaceColor',[1 1 1]);
rectangle('Position',[187.5 -143.75 3.125 3.125], 'FaceColor',[0 0 0]);
rectangle('Position',[190.625 -143.75 3.125 3.125], 'FaceColor',[0 0 0]);
rectangle('Position',[106.25 -153.125 3.125 3.125], 'FaceColor',[1 1 1]);
rectangle('Position',[109.375 -153.125 3.125 3.125], 'FaceColor',[0 0 0]);
rectangle('Position',[106.25 -156.25 3.125 3.125], 'FaceColor',[1 1 1]);
rectangle('Position',[109.375 -156.25 3.125 3.125], 'FaceColor',[0 0 0]);
rectangle('Position',[106.25 -159.375 3.125 3.125], 'FaceColor',[1 1 1]);
rectangle('Position',[109.375 -159.375 3.125 3.125], 'FaceColor',[0 0 0]);
rectangle('Position',[106.25 -162.5 3.125 3.125], 'FaceColor',[1 1 1]);
rectangle('Position',[109.375 -162.5 3.125 3.125], 'FaceColor',[0 0 0]);
rectangle('Position',[106.25 -165.625 3.125 3.125], 'FaceColor',[1 1 1]);
rectangle('Position',[109.375 -165.625 3.125 3.125], 'FaceColor',[0 0 0]);
rectangle('Position',[106.25 -168.75 3.125 3.125], 'FaceColor',[1 1 1]);
rectangle('Position',[109.375 -168.75 3.125 3.125], 'FaceColor',[0 0 0]);
rectangle('Position',[106.25 -171.875 3.125 3.125], 'FaceColor',[1 1 1]);
rectangle('Position',[109.375 -171.875 3.125 3.125], 'FaceColor',[0 0 0]);
rectangle('Position',[106.25 -175 3.125 3.125], 'FaceColor',[1 1 1]);
rectangle('Position',[109.375 -175 3.125 3.125], 'FaceColor',[0 0 0]);
rectangle('Position',[106.25 -178.125 3.125 3.125], 'FaceColor',[1 1 1]);
rectangle('Position',[109.375 -178.125 3.125 3.125], 'FaceColor',[0 0 0]);
rectangle('Position',[106.25 -181.25 3.125 3.125], 'FaceColor',[1 1 1]);
rectangle('Position',[109.375 -181.25 3.125 3.125], 'FaceColor',[0 0 0]);
rectangle('Position',[106.25 -184.375 3.125 3.125], 'FaceColor',[1 1 1]);
rectangle('Position',[109.375 -184.375 3.125 3.125], 'FaceColor',[0 0 0]);
rectangle('Position',[106.25 -187.5 3.125 3.125], 'FaceColor',[1 1 1]);
rectangle('Position',[109.375 -187.5 3.125 3.125], 'FaceColor',[0 0 0]);
rectangle('Position',[106.25 -190.625 3.125 3.125], 'FaceColor',[1 1 1]);
rectangle('Position',[109.375 -190.625 3.125 3.125], 'FaceColor',[0 0 0]);
rectangle('Position',[106.25 -193.75 3.125 3.125], 'FaceColor',[1 1 1]);
rectangle('Position',[109.375 -193.75 3.125 3.125], 'FaceColor',[0 0 0]);
X=[186.667,181.25,162.5,162.5,143.75,143.75,134.375,129.688,126.562,123.438,120.312,117.188,114.062,110.938,107.812,104.688,101.562,98.4375,95.3125,92.1875,89.0625,81.25,68.75,56.25,37.5,31.25,31.25,18.75,13.3333];
Y=[-13.3333,-18.75,-37.5,-62.5,-81.25,-93.75,-103.125,-104.688,-104.688,-104.688,-104.688,-104.688,-104.688,-104.688,-104.688,-104.688,-104.688,-104.688,-104.688,-104.688,-104.688,-106.25,-93.75,-81.25,-62.5,-43.75,-31.25,-18.75,-13.3333];
hold on;
plot(X,Y,'r');
legend('605.146','Location','southoutside');
